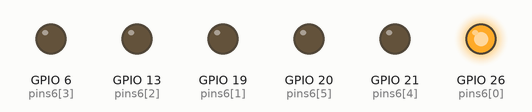
Simulated run of this program. Board: Raspberry Pi (BCM pin numbers). Parts: output pins drawn as LEDs (lit = HIGH).

Above: at 0.1 s.
Timing chart, 0 to 1.6 s (numbered marks = the images above):
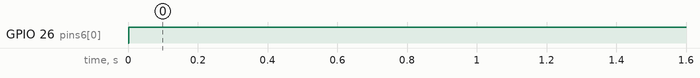

Measured:
- by itself, GPIO 26 (pins6[0]): LOW → HIGH at 0.00 s

The program:

loadLEDS.py
```python
#! /usr/bin/env python3

from gpiozero import *
from os import getloadavg
from time import sleep
import mypins

leds = []

for x in mypins.pins6:
    leds.append(LED(x))

def chooseLoadLevel(load):
    if load <= 0.25:
        return 1
    elif 0.25 < load <= 0.5:
        return 2
    elif 0.5 < load <= 0.75:
        return 3
    elif 0.75 < load <= 1:
        return 4
    elif 1 < load <= 1.25:
        return 5
    elif load > 1.25:
        return 6

while True:
    recentLoad = getloadavg()[0]
    numLEDs = chooseLoadLevel(recentLoad)
    if numLEDs == 6:
        for x in leds:
             x.blink()
    else:
        for y in range(0,len(leds)):
            if y < numLEDs:
                leds[y].on()
            else:
                leds[y].off()
    sleep(2)
```

mypins.py
```python
pins6 = [26, 19, 13, 6, 21, 20]
```
